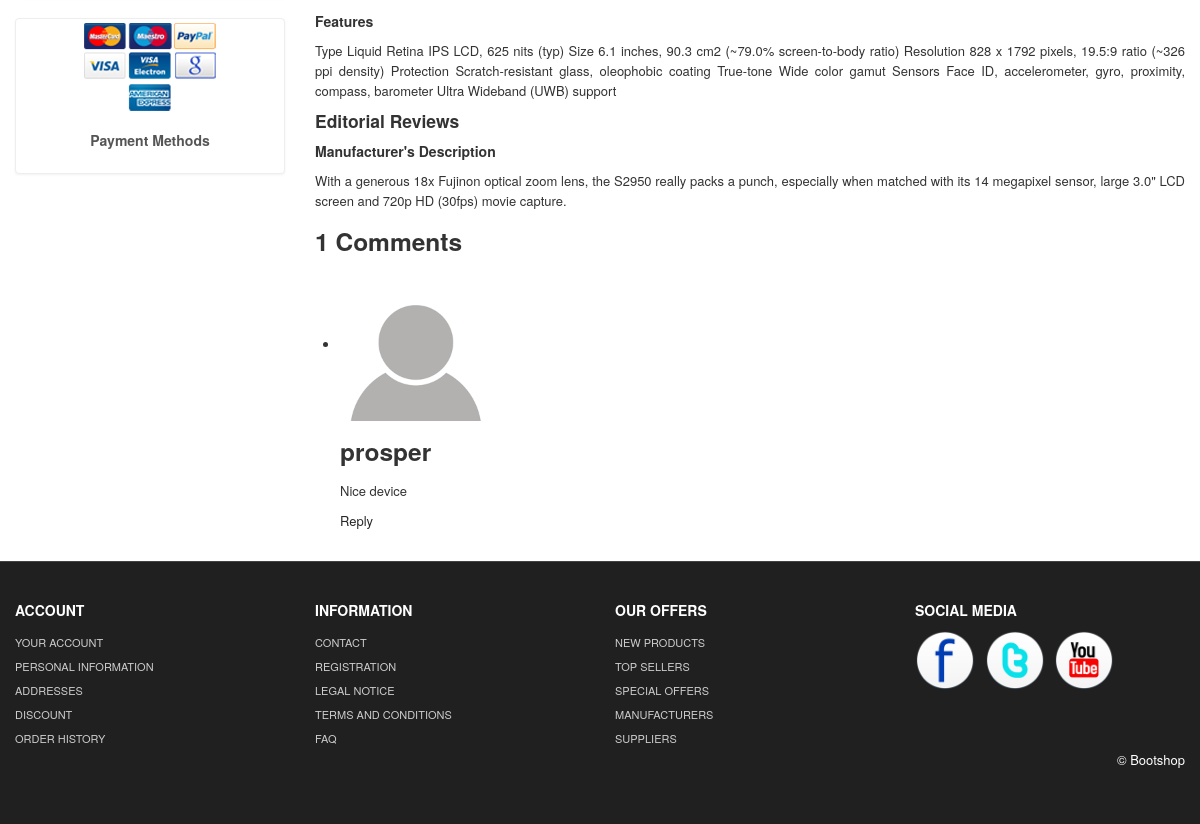
Page /product/iphone-11/ (lower part) on the earlier database version.
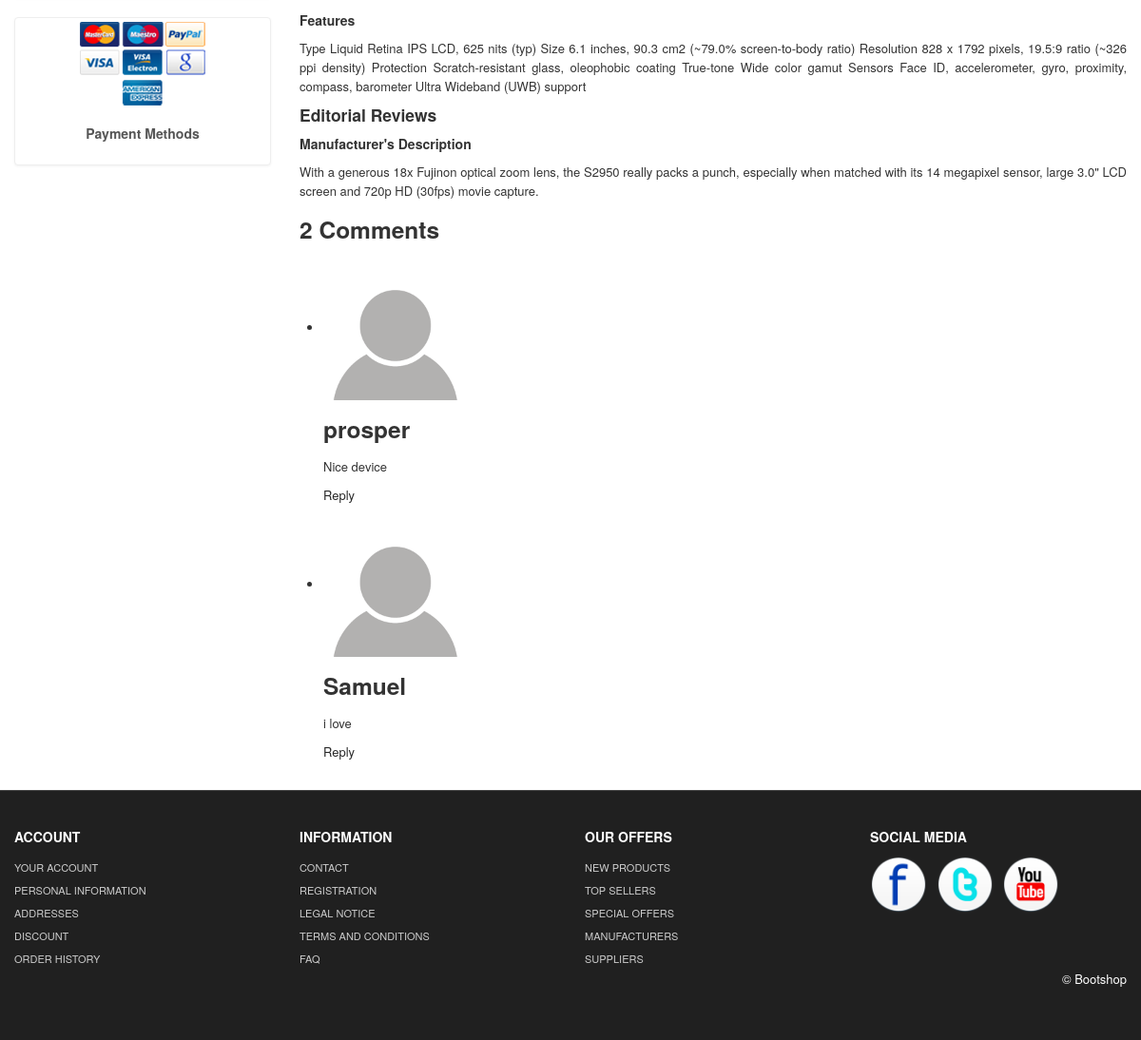
Same page on the later database version.
### store/models.py (models this page shows, shortened)
class Product(models.Model):
    title = models.CharField(max_length=100)
    brand = models.CharField(max_length=100)
    model = models.CharField(max_length=250, blank=True, null=True)
    features = models.TextField(blank=True, null=True)
    stock = models.IntegerField(default=100)
    released_on = models.CharField(max_length=100)
    dimensions = models.CharField(max_length=100)
    price = models.FloatField()
    discount_price = models.FloatField(blank=True, null=True)
    category = models.CharField(choices=CATEGORY_CHOICES, max_length=3)
    label =  models.CharField(choices=LABEL_CHOICES, max_length=1)
    slug = models.SlugField()
    description = models.TextField()
    image = models.ImageField(upload_to="product_images")
    type = models.CharField(choices=TYPE_CHOICES, max_length=2)
    def get_add_to_cart_url(self):
        return reverse('add-to-cart', kwargs={
            "slug": self.slug
        })
    def get_remove_from_cart_url(self):
        return reverse('remove-from-cart', kwargs={
            "slug": self.slug
        })

class Comment(models.Model):
    product = models.ForeignKey(Product, related_name="comments", on_delete=models.CASCADE)
    name = models.CharField(max_length=100)
    body = models.TextField('Enter your commment...')
    date_added = models.DateTimeField(auto_now_add=True)

### store/views.py (the view)
# urls.py: path("product/<slug:slug>/", views.Detail.as_view(), name="product-detail"),
class Detail(DetailView):
    model = Product
    template_name = "store/product-details.html"
    context_object_name = "product"

### store/templates/store/product-details.html (shortened to what this page needs)
{% load static %}
<!DOCTYPE html>
<html lang="en">
  <head>
<link id="callCss" rel="stylesheet" href="{% static 'store/themes/bootshop/bootstrap.min.css' %}" media="screen"/>
<link href="{% static 'store/themes/css/base.css' %}" rel="stylesheet" media="screen"/>
<link href="{% static 'store/themes/css/bootstrap-responsive.min.css' %}" rel="stylesheet"/>
<link href="{% static 'store/themes/css/font-awesome.css' %}" rel="stylesheet" type="text/css">
<link href="{% static 'store/themes/js/google-code-prettify/prettify.css' %}" rel="stylesheet"/>
</head>
<body>
<div id="mainBody">
	<div class="container">
	<div class="row">
	<div id="sidebar" class="span3">
		<br/>
		  <br/>
			  <br/>
			<div class="thumbnail">
				<img src="{% static 'store/themes/images/payment_methods.png' %}" title="Bootshop Payment Methods" alt="Payments Methods">
				<div class="caption">
				  <h5>Payment Methods</h5>
				</div>
			  </div>
	</div>
	<div class="span9">
	<div class="row">
			<div class="span9">
            <div id="myTabContent" class="tab-content">
              <div class="tab-pane fade active in" id="home">
				<h5>Features</h5>
				<p>
				{{ product.features }}
				</p>
				<h4>Editorial Reviews</h4>
				<h5>Manufacturer's Description </h5>
				<p>
				With a generous 18x Fujinon optical zoom lens, the S2950 really packs a punch, especially when matched with its 14 megapixel sensor, large 3.0" LCD screen and 720p HD (30fps) movie capture.
				</p>
				<div class="pt-5 mt-5">
					<h3 class="mb-5">{{ product.comments.count }} Comments</h3>
					<ul class="comment-list">
					  {% for comment in product.comments.all %}
					  <li class="comment">
						<div class="vcard bio">
						  <img height="150" width="150" alt="Image placeholder">
						</div>
						<div class="comment-body">
						  <h3>{{ comment.name }}</h3>
						  <p>{{ comment.body }}</p>
						  <p><a href="#" class="reply">Reply</a></p>
						</div>
					  </li>
					  {% endfor %}
					</ul>
				</div>
              </div>
		</div>
          </div>
	</div>
</div>
</div> </div>
</div>
	<div  id="footerSection">
	<div class="container">
		<div class="row">
			<div class="span3">
				<h5>ACCOUNT</h5>
				<a href="login.html">YOUR ACCOUNT</a>
				<a href="login.html">PERSONAL INFORMATION</a>
				<a href="login.html">ADDRESSES</a>
				<a href="login.html">DISCOUNT</a>
				<a href="login.html">ORDER HISTORY</a>
			 </div>
			<div class="span3">
				<h5>INFORMATION</h5>
				<a href="contact.html">CONTACT</a>
				<a href="register.html">REGISTRATION</a>
				<a href="legal_notice.html">LEGAL NOTICE</a>
				<a href="tac.html">TERMS AND CONDITIONS</a>
				<a href="faq.html">FAQ</a>
			 </div>
			<div class="span3">
				<h5>OUR OFFERS</h5>
				<a href="#">NEW PRODUCTS</a>
				<a href="#">TOP SELLERS</a>
				<a href="special_offer.html">SPECIAL OFFERS</a>
				<a href="#">MANUFACTURERS</a>
				<a href="#">SUPPLIERS</a>
			 </div>
			<div id="socialMedia" class="span3 pull-right">
				<h5>SOCIAL MEDIA </h5>
				<a href="#"><img width="60" height="60" src="{% static 'store/themes/images/facebook.png' %}" title="facebook" alt="facebook"/></a>
				<a href="#"><img width="60" height="60" src="{% static 'store/themes/images/twitter.png' %}" title="twitter" alt="twitter"/></a>
				<a href="#"><img width="60" height="60" src="{% static 'store/themes/images/youtube.png' %}" title="youtube" alt="youtube"/></a>
			 </div>
		 </div>
		<p class="pull-right">&copy; Bootshop</p>
	</div>
	</div>
    <link rel="stylesheet" href="{% static 'store/themes/switch/themeswitch.css' %}" type="text/css" media="screen" />
    </body>
    </html>

### store/static/store/themes/css/base.css (style rules this page uses)
#mainBody { border-top:2px solid #dedede; padding-top: 18px; }
.thumbnail h5,.thumbnail p { text-align:center }
#myTabContent { text-align:justify }
#footerSection { background: #202020;color: white;padding: 28px 0 44px;margin-top: 20px;border-top: 1px solid #444; }
#footerSection a { color:#ccc; font-size:11px; padding:0; line-height:24px; display:block; }
#footerSection #socialMedia a { min-width:25px; display:inline; margin-right:6px; text-align:center; line-height:1.5em; }
#socialMedia img { max-width:60px; }

Differences in the rows shown:
computed for Product: comments.count "1" → "2"
added Comment: name "Samuel", body "i love"
